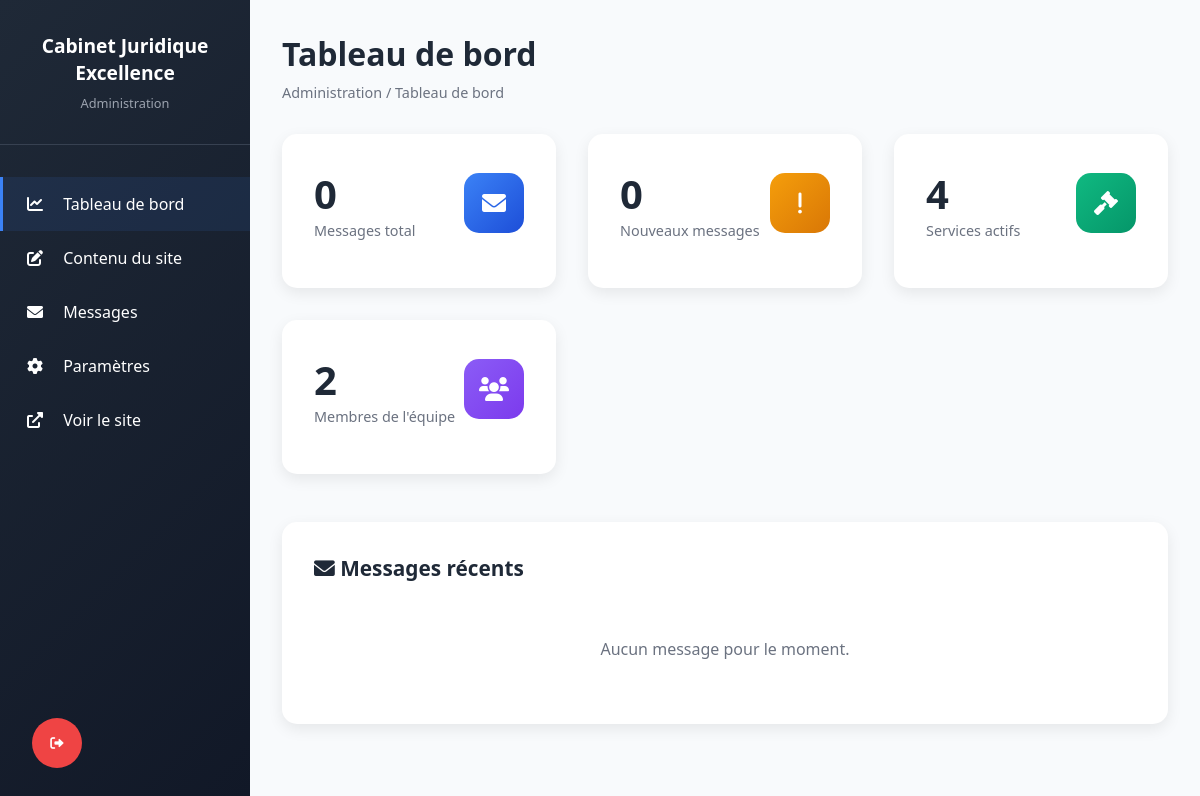
The page /admin/dashboard (signed in) on the database as committed earlier.
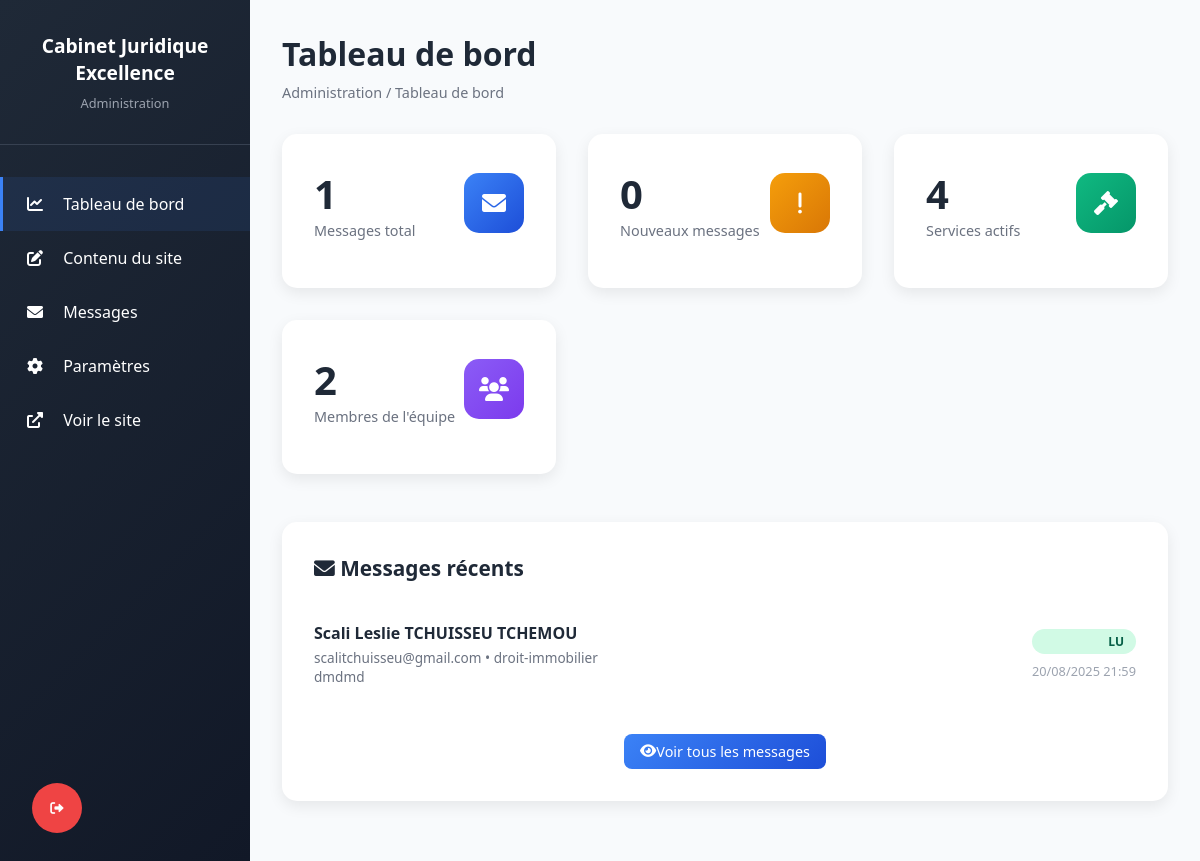
The same page on the database as committed later.
### tables this page shows
CREATE TABLE contacts (
                    id INTEGER PRIMARY KEY AUTOINCREMENT,
                    name VARCHAR(255) NOT NULL,
                    email VARCHAR(255) NOT NULL,
                    phone VARCHAR(50),
                    subject VARCHAR(255),
                    message TEXT NOT NULL,
                    status VARCHAR(20) DEFAULT 'new',
                    created_at DATETIME DEFAULT CURRENT_TIMESTAMP,
                    updated_at DATETIME DEFAULT CURRENT_TIMESTAMP
                );

### controllers/AdminController.php (called while the page is built, shortened)
<?php
require_once 'includes/Database.php';
class AdminController {
    private $db;
    public function __construct() {
        $database = new Database();
        $this->db = $database->getConnection();
    }
    public function dashboard() {
        try {
            $stats = [
                'contacts' => $this->db->query("SELECT COUNT(*) FROM contacts")->fetchColumn(),
                'new_contacts' => $this->db->query("SELECT COUNT(*) FROM contacts WHERE status = 'new'")->fetchColumn(),
                'services' => $this->db->query("SELECT COUNT(*) FROM services WHERE is_active = 1")->fetchColumn(),
                'team_members' => $this->db->query("SELECT COUNT(*) FROM team_members WHERE is_active = 1")->fetchColumn(),
                'news' => $this->db->query("SELECT COUNT(*) FROM news WHERE is_active = 1")->fetchColumn()
            ];
            $recent_contacts = $this->db->query("
                SELECT * FROM contacts
                ORDER BY created_at DESC
                LIMIT 5
            ")->fetchAll(PDO::FETCH_ASSOC);
        } catch (PDOException $e) {
            error_log("Database error in dashboard: " . $e->getMessage());
            $error = 'Erreur serveur lors du chargement du tableau de bord.';
            include 'views/admin/error.php';
            return;
        }
        include 'views/admin/dashboard.php';
    }
}
?>

### index.php (called while the page is built, shortened)
<?php
require_once 'includes/Database.php';
$database = new Database();
$db = $database->getConnection();
$router = new Router();
$router->add('/', 'controllers/HomeController.php', 'index');
$router->add('/admin', 'controllers/AdminController.php', 'login');
$router->add('/admin/dashboard', 'controllers/AdminController.php', 'dashboard');
$router->add('/admin/content', 'controllers/AdminController.php', 'content');
$router->add('/admin/contacts', 'controllers/AdminController.php', 'contacts');
$router->add('/admin/message', 'controllers/AdminController.php', 'messageDetail');
$router->add('/admin/settings', 'controllers/AdminController.php', 'settings');
$router->add('/admin/logout', 'controllers/AdminController.php', 'logout');
$router->add('/contact', 'controllers/ContactController.php', 'submit');
$url = $_SERVER['REQUEST_URI'];
$url = strtok($url, '?');
$router->route($url);
?>

### includes/Database.php (called while the page is built, shortened)
<?php
class Database {
    private $connection = null;
    public function getConnection() {
        if ($this->connection === null) {
            try {
                $dbDir = dirname(DB_NAME);
                $this->connection = new PDO('sqlite:' . DB_NAME);
                $this->connection->setAttribute(PDO::ATTR_ERRMODE, PDO::ERRMODE_EXCEPTION);
                $this->connection->setAttribute(PDO::ATTR_DEFAULT_FETCH_MODE, PDO::FETCH_ASSOC);
                $this->connection->exec('PRAGMA foreign_keys = ON;');
                $this->connection->exec('PRAGMA journal_mode = WAL;');
                $this->connection->exec('PRAGMA synchronous = NORMAL;');
                $this->connection->exec('PRAGMA cache_size = 10000;');
                $this->connection->exec('PRAGMA temp_store = MEMORY;');
                $this->initializeTables();
            } catch (Exception $e) {
                error_log('Database Connection Error: ' . $e->getMessage());
                throw new Exception('Database connection failed: ' . $e->getMessage());
            }
        }
        return $this->connection;
    }
    private function initializeTables() {
        try {
            $this->connection->beginTransaction();
            foreach ($tables as $sql) {
                $this->connection->exec($sql);
            }
            $columns = $this->connection->query("PRAGMA table_info(news)")->fetchAll(PDO::FETCH_ASSOC);
            foreach ($columns as $column) {
                if ($column['name'] === 'order_position') {
                    $has_order_position = true;
                    break;
                }
            }
            $service_columns = $this->connection->query("PRAGMA table_info(services)")->fetchAll(PDO::FETCH_ASSOC);
            foreach ($service_columns as $col) {
                if ($col['name'] === 'color' && $col['type'] === 'VARCHAR(7)') {
                    $this->connection->exec("ALTER TABLE services RENAME COLUMN color TO old_color");
                    $this->connection->exec("ALTER TABLE services ADD COLUMN color VARCHAR(255) DEFAULT '#3b82f6'");
                    $this->connection->exec("UPDATE services SET color = old_color");
                    $this->connection->exec("ALTER TABLE services DROP COLUMN old_color");
                }
            }
            $this->connection->commit();
        } catch (Exception $e) {
            $this->connection->rollBack();
            error_log('Error initializing tables: ' . $e->getMessage());
            throw $e;
        }
    }
    private function createIndexes() {
        $indexes = [
            "CREATE INDEX IF NOT EXISTS idx_contact_files_contact_id ON contact_files(contact_id)",
            "CREATE INDEX IF NOT EXISTS idx_contacts_status ON contacts(status)",
            "CREATE INDEX IF NOT EXISTS idx_contacts_created_at ON contacts(created_at)",
            "CREATE INDEX IF NOT EXISTS idx_contacts_email ON contacts(email)",
            "CREATE INDEX IF NOT EXISTS idx_site_content_section ON site_content(section)",
            "CREATE INDEX IF NOT EXISTS idx_services_active ON services(is_active, order_position)",
            "CREATE INDEX IF NOT EXISTS idx_team_members_active ON team_members(is_active, order_position)",
            "CREATE INDEX IF NOT EXISTS idx_news_active ON news(is_active, order_position)"
        ];
        foreach ($indexes as $index) {
            try {
                $this->connection->exec($index);
            } catch (PDOException $e) {
                error_log('Error creating index: ' . $e->getMessage());
                throw $e;
            }
        }
    }
}
?>

### views/admin/dashboard.php (the view, shortened to what the changed rows need)
<!DOCTYPE html>
<html lang="fr">
<head>
    <link rel="stylesheet" href="https://cdnjs.cloudflare.com/ajax/libs/font-awesome/6.0.0/css/all.min.css">
</head>
<body>
    <div class="admin-layout">
        <aside class="sidebar">
            <div class="sidebar-header">
                <h2><?php echo SITE_NAME; ?></h2>
                <p>Administration</p>
            </div>
            <ul class="sidebar-nav">
                <li><a href="/admin/dashboard" class="active">
                    <i class="fas fa-chart-line"></i>
                    Tableau de bord
                </a></li>
                <li><a href="/admin/content">
                    <i class="fas fa-edit"></i>
                    Contenu du site
                </a></li>
                <li><a href="/admin/contacts">
                    <i class="fas fa-envelope"></i>
                    Messages
                </a></li>
                <li><a href="/admin/settings">
                    <i class="fas fa-cog"></i>
                    Paramètres
                </a></li>
                <li><a href="/" target="_blank">
                    <i class="fas fa-external-link-alt"></i>
                    Voir le site
                </a></li>
            </ul>
        </aside>
        <main class="main-content">
            <div class="page-header">
                <h1>Tableau de bord</h1>
                <div class="breadcrumb">Administration / Tableau de bord</div>
            </div>
            <div class="stats-grid">
                <div class="stat-card">
                    <div class="stat-card-header">
                        <div>
                            <div class="stat-value"><?php echo $stats['contacts']; ?></div>
                            <div class="stat-label">Messages total</div>
                        </div>
                        <div class="stat-card-icon blue">
                            <i class="fas fa-envelope"></i>
                        </div>
                    </div>
                </div>
                <div class="stat-card">
                    <div class="stat-card-header">
                        <div>
                            <div class="stat-value"><?php echo $stats['new_contacts']; ?></div>
                            <div class="stat-label">Nouveaux messages</div>
                        </div>
                        <div class="stat-card-icon yellow">
                            <i class="fas fa-exclamation"></i>
                        </div>
                    </div>
                </div>
                <div class="stat-card">
                    <div class="stat-card-header">
                        <div>
                            <div class="stat-value"><?php echo $stats['services']; ?></div>
                            <div class="stat-label">Services actifs</div>
                        </div>
                        <div class="stat-card-icon green">
                            <i class="fas fa-gavel"></i>
                        </div>
                    </div>
                </div>
                <div class="stat-card">
                    <div class="stat-card-header">
                        <div>
                            <div class="stat-value"><?php echo $stats['team_members']; ?></div>
                            <div class="stat-label">Membres de l'équipe</div>
                        </div>
                        <div class="stat-card-icon purple">
                            <i class="fas fa-users"></i>
                        </div>
                    </div>
                </div>
            </div>
            <div class="section-card">
                <h2 class="section-title">
                    <i class="fas fa-envelope"></i>
                    Messages récents
                </h2>
                <?php if (empty($recent_contacts)): ?>
                    <p style="color: #6b7280; text-align: center; padding: 2rem;">Aucun message pour le moment.</p>
                <?php else: ?>
                    <ul class="contacts-list">
                        <?php foreach ($recent_contacts as $contact): ?>
                            <li class="contact-item">
                                <div class="contact-info">
                                    <h4><?php echo htmlspecialchars($contact['name']); ?></h4>
                                    <p><?php echo htmlspecialchars($contact['email']); ?> • <?php echo htmlspecialchars($contact['subject'] ?: 'Aucun sujet'); ?></p>
                                    <p><?php echo htmlspecialchars(substr($contact['message'], 0, 100)) . (strlen($contact['message']) > 100 ? '...' : ''); ?></p>
                                </div>
                                <div class="contact-meta">
                                    <div class="status-badge <?php echo $contact['status'] === 'new' ? 'status-new' : 'status-read'; ?>">
                                        <?php echo $contact['status'] === 'new' ? 'Nouveau' : 'Lu'; ?>
                                    </div>
                                    <div style="margin-top: 0.5rem;">
                                        <?php echo date('d/m/Y H:i', strtotime($contact['created_at'])); ?>
                                    </div>
                                </div>
                            </li>
                        <?php endforeach; ?>
                    </ul>
                    <div style="text-align: center; margin-top: 2rem;">
                        <a href="/admin/contacts" class="btn btn-primary">
                            <i class="fas fa-eye"></i>
                            Voir tous les messages
                        </a>
                    </div>
                <?php endif; ?>
            </div>
        </main>
    </div>
    <button class="logout-btn" onclick="logout()" title="Se déconnecter">
        <i class="fas fa-sign-out-alt"></i>
    </button>
</body>
</html>

Rows that differ between the two databases and show on the page:
added contacts: name "Scali Leslie TCHUISSEU TCHEMOU", email "scalitchuisseu@gmail.com", subject "droit-immobilier", message "dmdmd", status "LU", created_at "20/08/2025 21:59"
Other text that changed with them:
$stats['contacts']: "0" → "1"
text no longer shown: "Aucun message pour le moment."
text now shown: "Voir tous les messages"
